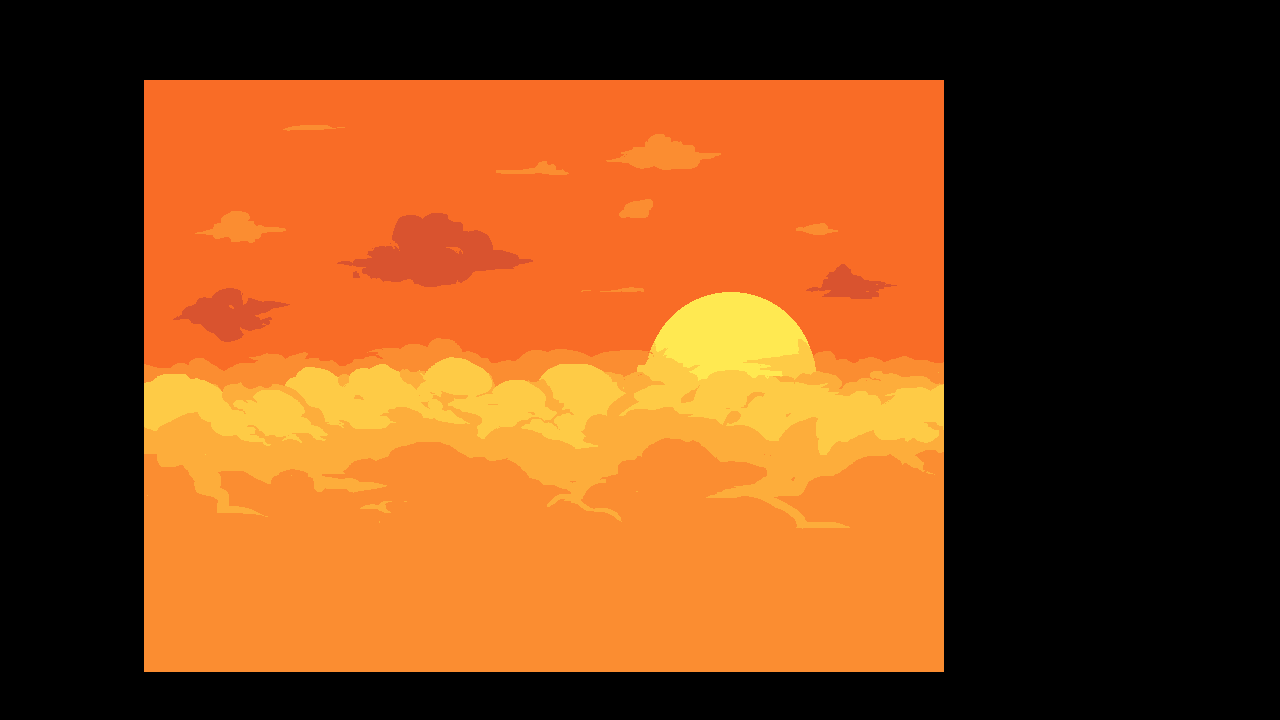

Tiled map render using the project's own tile images. Description and the map definition, with tile-layer contents summarised, below:
An orthogonal 80x45 tile map with 16x16 px tiles, 1 tile layer (Tile Layer 1).

<map version="1.10" tiledversion="1.10.2" orientation="orthogonal" renderorder="right-down" width="80" height="45" tilewidth="16" tileheight="16" infinite="0" nextlayerid="2" nextobjectid="1">
 <tileset firstgid="1" name="menu_tileset" tilewidth="16" tileheight="16" tilecount="1850" columns="50">
  <image source="sky-2.png" width="800" height="600" />
 </tileset>
 <layer id="1" name="Tile Layer 1" width="80" height="45">
  <data>[3600 cells, 1850 non-empty, 1850 distinct tile ids]</data>
 </layer>
</map>
